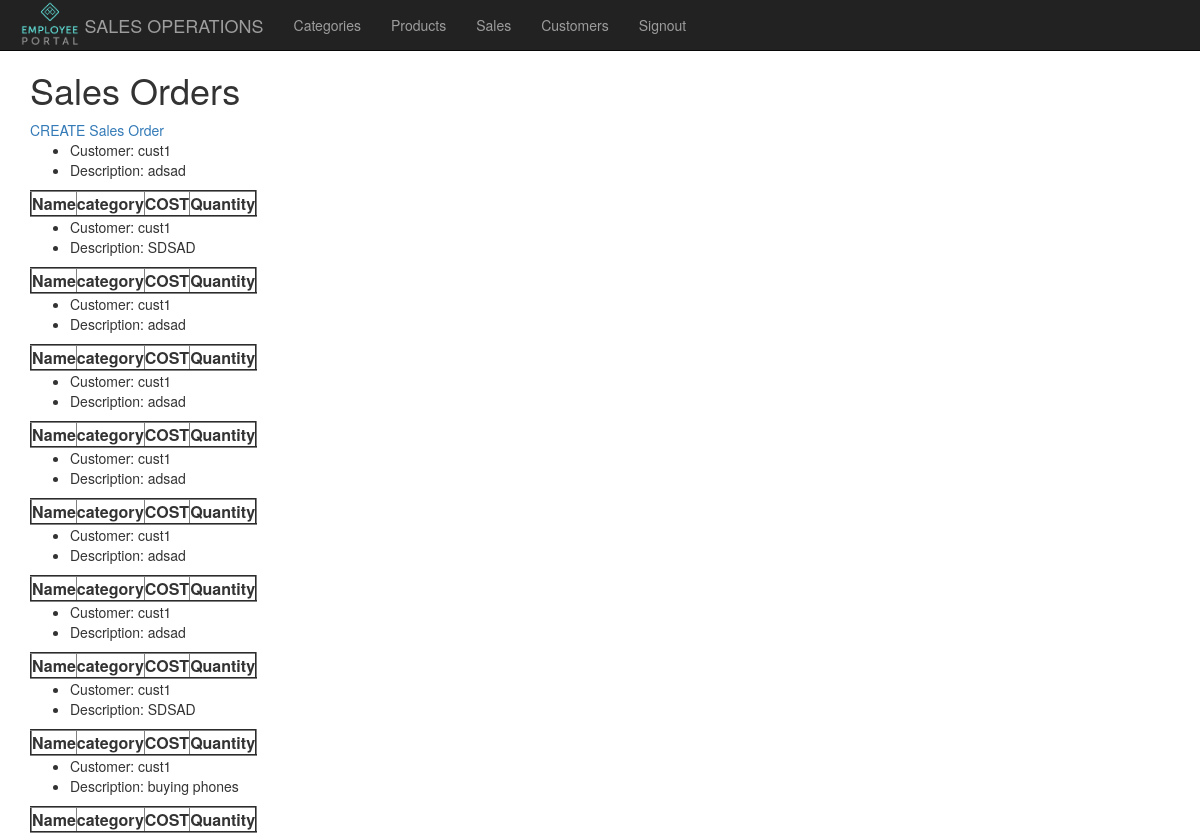
Before: /sales/ (signed in) with the older database file.
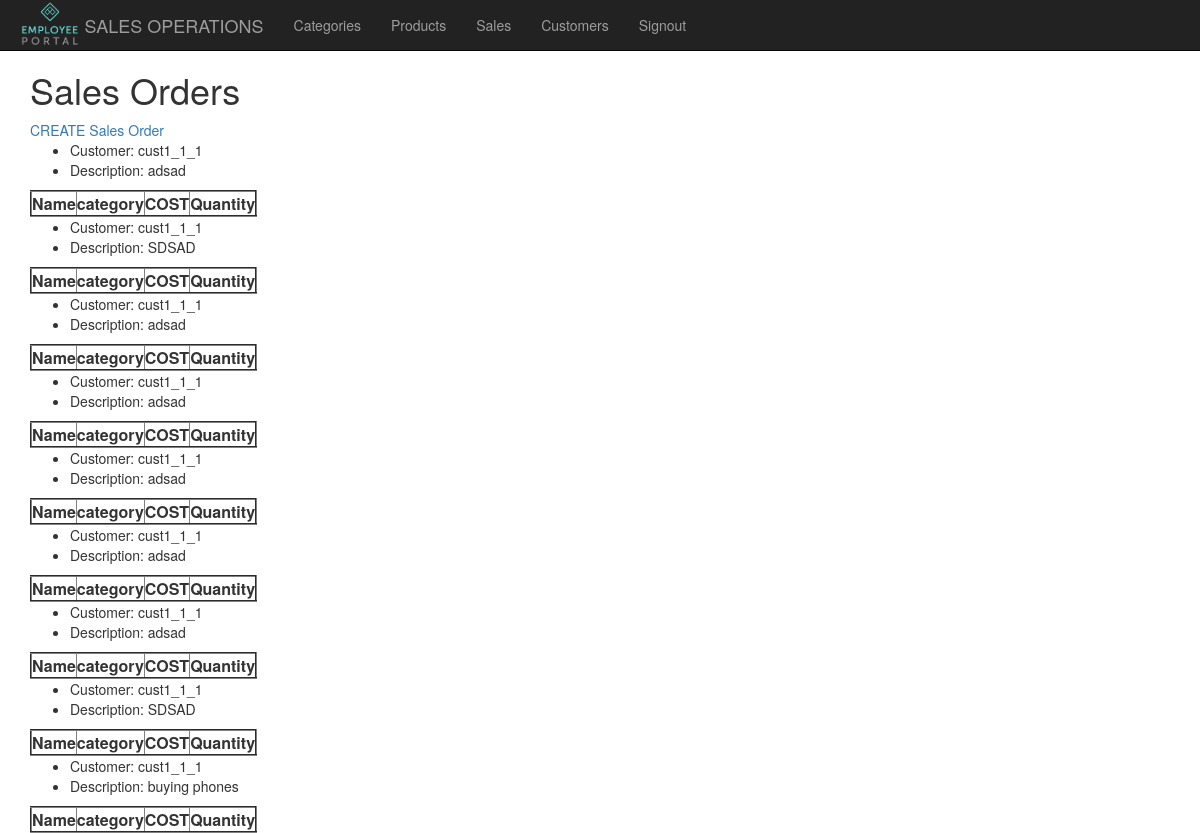
After: the same page with the newer database file.
### product/models.py (models this page shows)
class Sales(models.Model):
    description = models.CharField(max_length=250)
    products = models.ManyToManyField(Product, through='SalesProducts')
    customer = models.ForeignKey(Customer, on_delete=models.PROTECT)

class BaseAbstarctModel(models.Model):# Abstract model
    name=models.CharField(max_length=250, validators=[validate_name])
    created_at = models.DateTimeField(default=datetime.now())
    class Meta:
        abstract=True

class Customer(BaseAbstarctModel):
    pass
    def __str__(self):
        return self.name

### product/views.py (the view)
# urls.py: path("sales/", view_sales),
@login_required
def view_sales(request):
    contrext = {"data":Sales.objects.all()}
    return render(request, 'sales.html', contrext)

### product/templates/sales.html (shortened to what this page needs)
{% extends 'base.html'%}
{% block content%}
    <h1>Sales Orders</h1>
    <a href="/sales/create/">CREATE Sales Order</a>
    {% for sale_order in data %}
        <ul>
            <li>Customer: {{sale_order.customer }}</li>
            <li>Description: {{sale_order.description }}</li>
        </ul>
        <table border="2">
            <tr>
                <th>Name</th>
                <th>category</th>
                <th>COST</th>
                <th>Quantity</th>
            </tr>
        </table>
    {% endfor %}
{% endblock %}

Changed rows visible on the page:
changed through a linked row, Sales (number 1 of 9 on the later page): customer "cust1" → "cust1_1_1"
changed through a linked row, Sales (number 2 of 9 on the later page): customer "cust1" → "cust1_1_1"
changed through a linked row, Sales (number 3 of 9 on the later page): customer "cust1" → "cust1_1_1"
changed through a linked row, Sales (number 4 of 9 on the later page): customer "cust1" → "cust1_1_1"
changed through a linked row, Sales (number 5 of 9 on the later page): customer "cust1" → "cust1_1_1"
changed through a linked row, Sales (number 6 of 9 on the later page): customer "cust1" → "cust1_1_1"
changed through a linked row, Sales (number 7 of 9 on the later page): customer "cust1" → "cust1_1_1"
changed through a linked row, Sales (number 8 of 9 on the later page): customer "cust1" → "cust1_1_1"
changed through a linked row, Sales "buying phones": customer "cust1" → "cust1_1_1"
